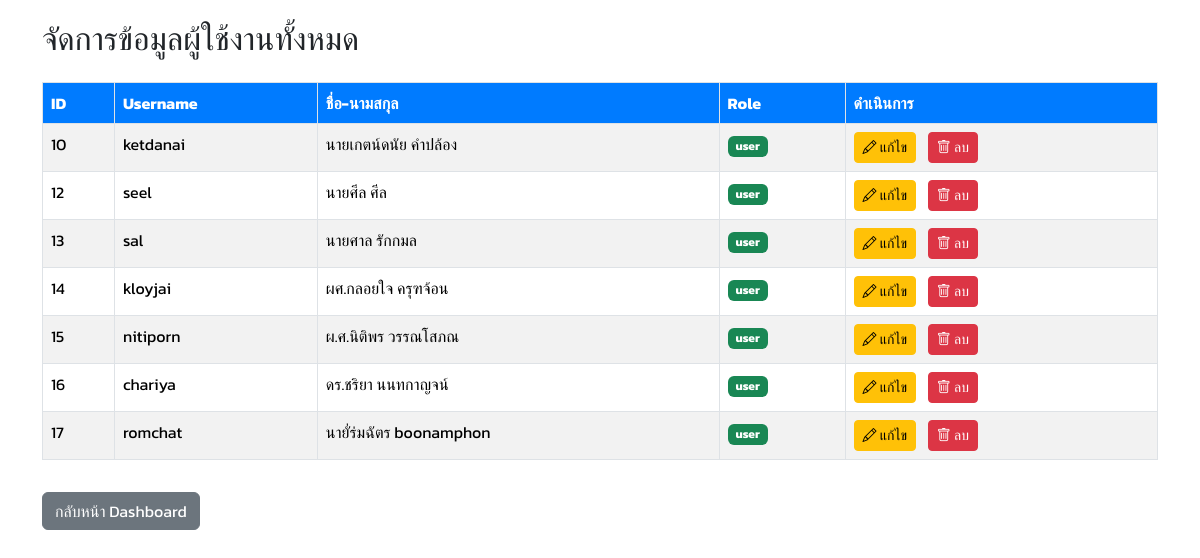
The page /manage_users.php (signed in) on the database its author committed.
### tables this page shows
CREATE TABLE `users` (
  `use_id` int(20) NOT NULL,
  `username` varchar(50) DEFAULT NULL,
  `password` varchar(255) DEFAULT NULL,
  `use_title` varchar(20) DEFAULT NULL,
  `use_fname` varchar(50) DEFAULT NULL,
  `use_lname` varchar(50) DEFAULT NULL,
  `salt_use` varchar(256) NOT NULL,
  `use_role` varchar(10) NOT NULL
);

### manage_users.php (the view, shortened to what this page needs)
<?php
require_once "config.php";
$users = [];
if ($link === false) {
    $error_message = "ERROR: ไม่สามารถเชื่อมต่อฐานข้อมูลได้";
} else {
    $sql = "SELECT use_id, username, use_title, use_fname, use_lname, use_role FROM users ORDER BY use_id";
    if ($result = $link->query($sql)) {
        if ($result->num_rows > 0) {
            while($row = $result->fetch_assoc()){
                if ($row['use_id'] != $_SESSION['use_id']) {
                    $users[] = $row;
                }
            }
        }
    } else {
        $error_message = "เกิดข้อผิดพลาดในการดึงข้อมูล: " . $link->error;
    }
}
?>
<!DOCTYPE html>
<html lang="th">
<head>
    <link href="https://cdn.jsdelivr.net/npm/bootstrap@5.3.3/dist/css/bootstrap.min.css" rel="stylesheet">
    <link rel="stylesheet" href="https://cdn.jsdelivr.net/npm/bootstrap-icons@1.11.3/font/bootstrap-icons.min.css">
</head>
<body>
    <div class="container">
        <h2 class="mb-4">จัดการข้อมูลผู้ใช้งานทั้งหมด</h2>
        <?php if (count($users) > 0): ?>
        <table class="table table-bordered table-striped table-admin">
            <thead>
                <tr>
                    <th>ID</th>
                    <th>Username</th>
                    <th>ชื่อ-นามสกุล</th>
                    <th>Role</th>
                    <th>ดำเนินการ</th>
                </tr>
            </thead>
            <tbody>
                <?php foreach ($users as $user): ?>
                <tr>
                    <td><?php echo $user['use_id']; ?></td>
                    <td><?php echo $user['username']; ?></td>
                    <td><?php echo $user['use_title'] . $user['use_fname'] . " " . $user['use_lname']; ?></td>
                    <td><span class="badge bg-<?php echo ($user['use_role'] == 'admin' ? 'danger' : 'success'); ?>"><?php echo $user['use_role']; ?></span></td>
                    <td>
                        <a href="edit_user.php?id=<?php echo $user['use_id']; ?>" class="btn btn-warning btn-sm me-2">
                            <i class="bi bi-pencil"></i> แก้ไข
                        </a>
                        <form action="delete_user.php" method="POST" style="display:inline;" onsubmit="return confirm('คุณแน่ใจหรือไม่ว่าต้องการลบผู้ใช้ ID: <?php echo $user['use_id']; ?>?');">
                            <button type="submit" class="btn btn-danger btn-sm">
                                <i class="bi bi-trash"></i> ลบ
                            </button>
                        </form>
                    </td>
                </tr>
                <?php endforeach; ?>
            </tbody>
        </table>
        <?php else: ?>
            <div class="alert alert-info">ไม่พบผู้ใช้งานอื่น ๆ ในระบบ</div>
        <?php endif; ?>
        <p><a href="dashboard.php" class="btn btn-secondary mt-3">กลับหน้า Dashboard</a></p>
    </div>
</body>
</html>

### manage_users.php (style rules this page uses)
body { font-family: 'Kanit', sans-serif; padding: 20px; }
.table-admin th { background-color: #007bff; color: white; }

### rows shown on the page
users: use_id "10", username "ketdanai", use_title "นาย", use_fname "เกตน์ดนัย", use_lname "คำปล้อง", use_role "user"
users: use_id "12", username "seel", use_title "นาย", use_fname "ศีล", use_lname "ศีล", use_role "user"
users: use_id "13", username "sal", use_title "นาย", use_fname "ศาล", use_lname "รักกมล", use_role "user"
users: use_id "14", username "kloyjai", use_title "ผศ.", use_fname "กลอยใจ", use_lname "ครุฑจ้อน", use_role "user"
users: use_id "15", username "nitiporn", use_title "ผ.ศ.", use_fname "นิติพร", use_lname "วรรณโสภณ", use_role "user"
users: use_id "16", username "chariya", use_title "ดร.", use_fname "ชริยา", use_lname "นนทกาญจน์", use_role "user"
users: use_id "17", username "romchat", use_title "นาย", use_fname "ั่ร่มฉัตร", use_lname "boonamphon", use_role "user"
